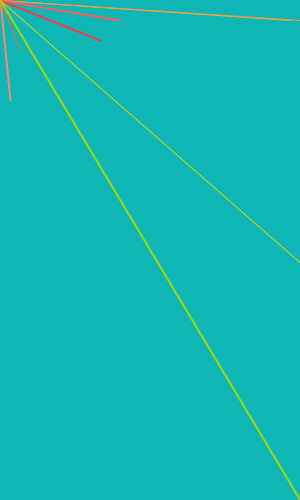
Frame 1 (no input)
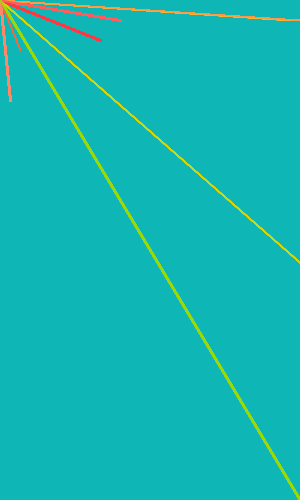
Frame 60 (the mouse pressed at the canvas centre just before this capture)
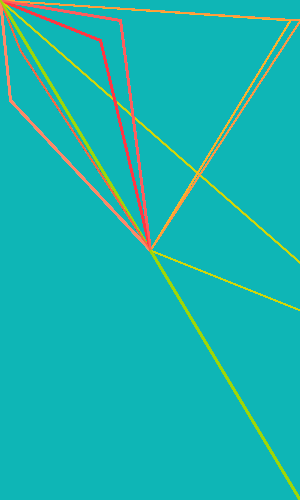
Frame 120 (the mouse held since frame 60 and released just before this capture)

The Processing sketch that drew these frames (run headless with seeded random() and noise(); from frame 60 on, the mouse is pressed at the canvas centre):

// Processing sketch: processing_112064
// ── processing_112064.pde

void setup() {
  size(300,500);
  background(14,182,182);
  frameRate(400);
  
};

void draw() {
   
// ------------------------------------------- light yellow
      
       strokeWeight(1);
       stroke(255,176,43);
       line(mouseX,mouseY,290,20);   
       
// ------------------------------------------- yellow orange       

       strokeWeight(1);
       stroke(255,149,67);
       line(mouseX,mouseY,300,20);    
   
// ------------------------------------------ light pink
      
      strokeWeight(2);
      stroke(255,135,103);
      line(mouseX,mouseY,10,100);
    
// ------------------------------------------ dark pink
    
     strokeWeight(2);
     stroke(255,54,67);
     line(mouseX,mouseY,100,40);

// ------------------------------------------ medium pink
  
     strokeWeight(2);
     stroke(255,93,93);
     line(mouseX,mouseY,120,20);
  
// ------------------------------------------ light orange
    
     strokeWeight(1);
     stroke(242,104,65);
     line(mouseX,mouseY,20,50);
 
// ------------------------------------------ light green
      strokeWeight(1);
      stroke(209,216,8);
      line(mouseX,mouseY, 400, 350);
      
      strokeWeight(2);
      stroke(157,216,8);
      line(mouseX,mouseY,300,500);
  
};
